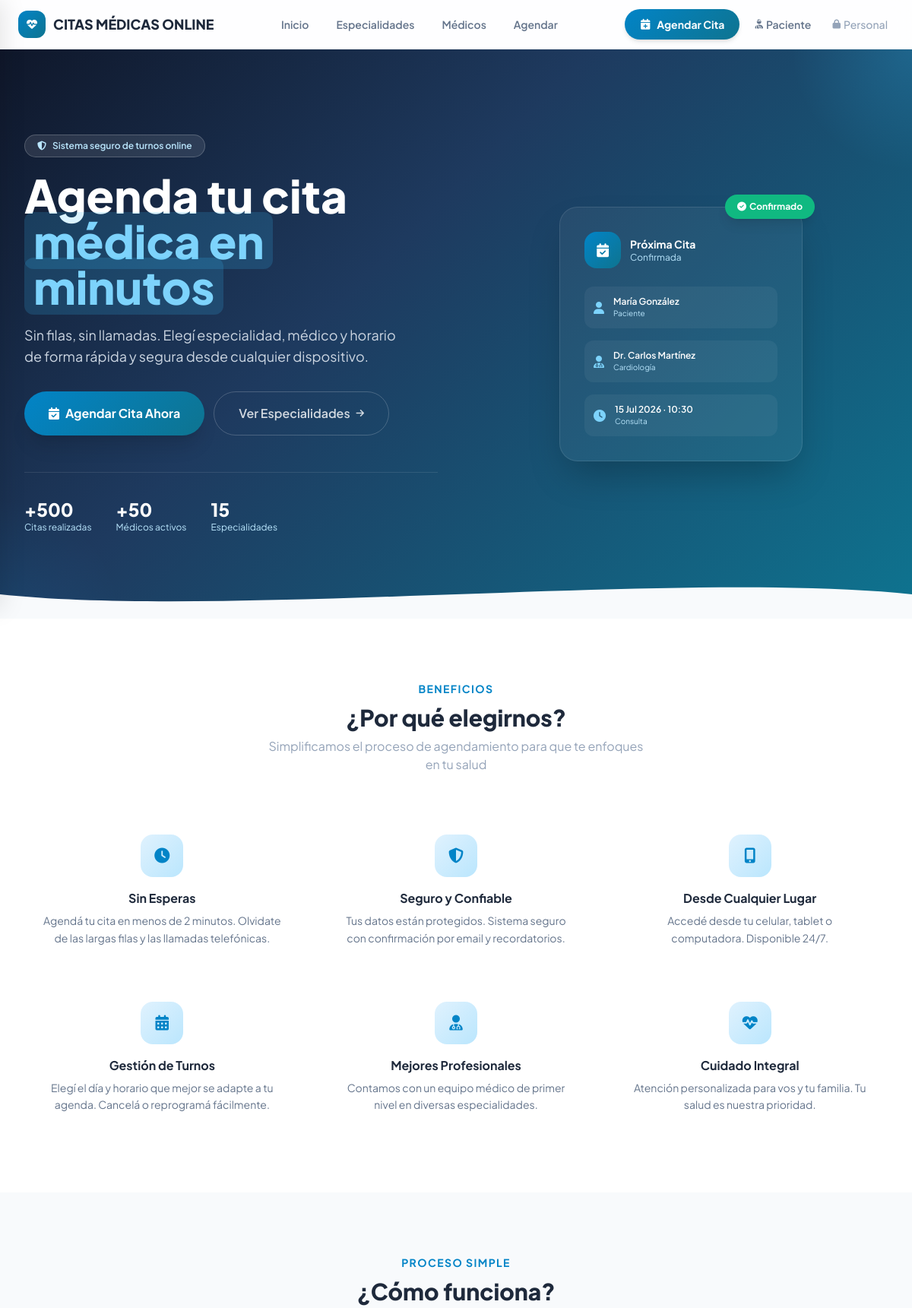
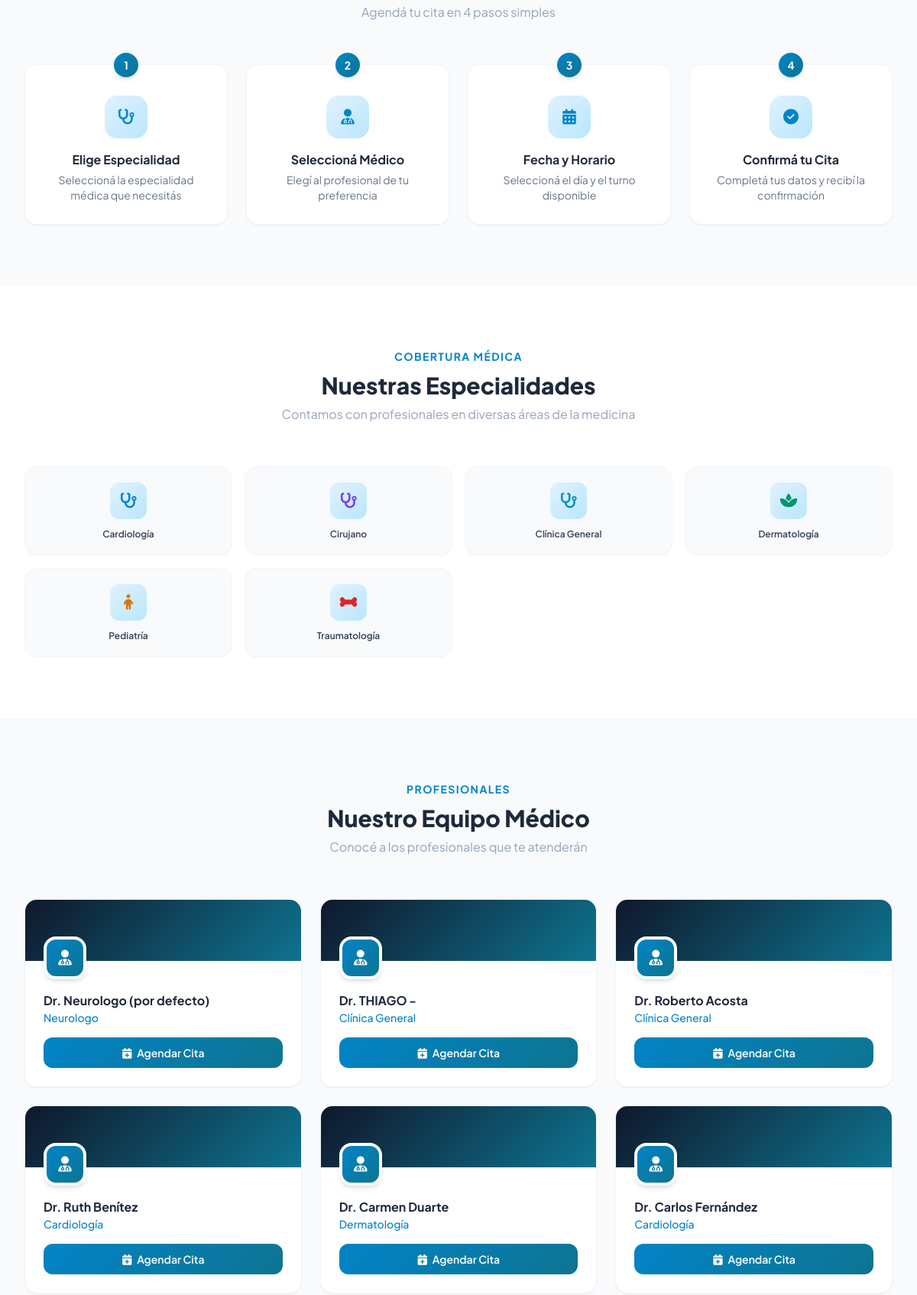
The page / (upper part) on the database its author committed (2 pictures, top to bottom).
### tables this page shows
CREATE TABLE IF NOT EXISTS `especialidades` (
  `id` int NOT NULL AUTO_INCREMENT,
  `nombre` varchar(120) NOT NULL,
  `icono` varchar(50) NOT NULL DEFAULT 'fa-stethoscope',
  `descripcion` text,
  `activo` tinyint(1) NOT NULL DEFAULT '1',
  `creado_en` timestamp NOT NULL DEFAULT CURRENT_TIMESTAMP,
  PRIMARY KEY (`id`)
);

CREATE TABLE IF NOT EXISTS `medicos` (
  `id` int NOT NULL AUTO_INCREMENT,
  `nombre` varchar(100) NOT NULL,
  `apellido` varchar(100) NOT NULL,
  `email` varchar(150) DEFAULT NULL,
  `telefono` varchar(30) DEFAULT NULL,
  `especialidad_id` int NOT NULL,
  `matricula` varchar(50) DEFAULT NULL,
  `descripcion` text,
  `disponible` tinyint(1) NOT NULL DEFAULT '1',
  `activo` tinyint(1) NOT NULL DEFAULT '1',
  `usuario_id` int DEFAULT NULL,
  `creado_en` timestamp NOT NULL DEFAULT CURRENT_TIMESTAMP,
  PRIMARY KEY (`id`),
  KEY `fk_medicos_especialidades` (`especialidad_id`),
  KEY `fk_medicos_usuarios` (`usuario_id`)
);

### controllers/CitaController.php (called while the page is built, shortened)
<?php
class CitaController
{
    private Medico $medicoModel;
    private Especialidad $espModel;
    public function __construct()
    {
        $this->medicoModel  = new Medico();
        $this->espModel     = new Especialidad();
    }
    public function home(): void
    {
        $especialidades = $this->espModel->obtenerTodas();
        $medicos        = $this->medicoModel->obtenerTodos();
        require_once __DIR__ . '/../views/public/home.php';
    }
}

### index.php (called while the page is built, shortened)
<?php
require_once __DIR__ . '/config/database.php';
require_once __DIR__ . '/models/Database.php';
require_once __DIR__ . '/models/Medico.php';
require_once __DIR__ . '/models/Especialidad.php';
require_once __DIR__ . '/controllers/CitaController.php';
$uri = parse_url($_SERVER['REQUEST_URI'], PHP_URL_PATH);
$base = '/clinica-san-luis';
if (strpos($uri, $base) === 0) {
    $uri = substr($uri, strlen($base));
}
resolverRuta($uri ?: '/');

### models/Database.php (called while the page is built)
<?php
class Database {
    private static $instance = null;
    private $pdo;
    private function __construct() {
        $dsn = "mysql:host=" . DB_HOST . ";dbname=" . DB_NAME . ";charset=" . DB_CHARSET;
        $options = [
            PDO::ATTR_ERRMODE            => PDO::ERRMODE_EXCEPTION,
            PDO::ATTR_DEFAULT_FETCH_MODE => PDO::FETCH_ASSOC,
            PDO::ATTR_EMULATE_PREPARES   => false,
        ];
        $this->pdo = new PDO($dsn, DB_USER, DB_PASS, $options);
        $tzNombre = date_default_timezone_get();
        try {
            $this->pdo->exec("SET time_zone = '{$tzNombre}'");
        } catch (\Throwable) {
            $offset = (new DateTime('now', new DateTimeZone($tzNombre)))->format('P');
            $this->pdo->exec("SET time_zone = '{$offset}'");
        }
    }
    public static function getInstance(): self {
        if (self::$instance === null) {
            self::$instance = new self();
        }
        return self::$instance;
    }
    public function getConnection(): PDO {
        return $this->pdo;
    }
}

### models/Especialidad.php (called while the page is built, shortened)
<?php
class Especialidad {
    private PDO $db;
    public function __construct() {
        $this->db = Database::getInstance()->getConnection();
    }
    public function obtenerTodas(): array {
        return $this->db->query("SELECT * FROM especialidades WHERE activo = 1 ORDER BY nombre ASC")->fetchAll();
    }
}

### models/Medico.php (called while the page is built, shortened)
<?php
class Medico {
    private PDO $db;
    public function __construct() {
        $this->db = Database::getInstance()->getConnection();
    }
    public function obtenerTodos(): array {
        return $this->db->query("SELECT m.*, e.nombre AS especialidad
            FROM medicos m JOIN especialidades e ON m.especialidad_id = e.id
            WHERE m.activo = 1 ORDER BY m.apellido ASC")->fetchAll();
    }
}

### views/public/home.php (the view, shortened to what this page needs)
<?php require_once __DIR__ . '/../layouts/header_public.php'; ?>
<section class="relative overflow-hidden"
         style="background:linear-gradient(135deg,#0f172a 0%,#1e3a5f 40%,#0e7490 100%)">
  <div class="absolute inset-0 overflow-hidden pointer-events-none">
    <div class="absolute -top-40 -right-40 w-80 h-80 rounded-full opacity-20"
         style="background:radial-gradient(circle,#38bdf8 0%,transparent 70%)"></div>
    <div class="absolute -bottom-40 -left-40 w-80 h-80 rounded-full opacity-10"
         style="background:radial-gradient(circle,#0ea5e9 0%,transparent 70%)"></div>
  </div>
  <div class="max-w-7xl mx-auto px-4 sm:px-6 lg:px-8 py-20 lg:py-28 relative">
    <div class="grid lg:grid-cols-2 gap-12 items-center">
      <div class="fade-up">
        <span class="inline-flex items-center gap-2 bg-white/10 border border-white/20 text-sky-200 text-xs font-semibold px-4 py-1.5 rounded-full mb-5">
          <i class="fas fa-shield-alt"></i> Sistema seguro de turnos online
        </span>
        <h1 class="text-4xl sm:text-5xl lg:text-6xl font-extrabold text-white leading-tight mb-5">
          Agenda tu cita<br>
          <mark style="background:rgba(56,189,248,0.18);color:#7dd3fc;padding:0 0.2em;border-radius:0.2em;-webkit-box-decoration-break:clone;box-decoration-break:clone">médica en minutos</mark>
        </h1>
        <p class="text-slate-300 text-lg mb-8 max-w-lg">
          Sin filas, sin llamadas. Elegí especialidad, médico y horario de forma rápida y segura desde cualquier dispositivo.
        </p>
        <div class="flex flex-wrap gap-3">
          <a href="<?= APP_URL ?>/agendar"
             class="inline-flex items-center gap-2 px-8 py-4 rounded-full text-base font-bold text-white shadow-xl hover:shadow-2xl transition-all hover:scale-105"
             style="background:linear-gradient(135deg,#0284c7,#0e7490)">
            <i class="fas fa-calendar-check"></i> Agendar Cita Ahora
          </a>
          <a href="#especialidades"
             class="inline-flex items-center gap-2 px-8 py-4 rounded-full text-base font-semibold text-white/80 border border-white/20 hover:bg-white/10 transition-all">
            Ver Especialidades <i class="fas fa-arrow-right text-xs"></i>
          </a>
        </div>
        <div class="flex items-center gap-8 mt-12 pt-8 border-t border-white/10">
          <div>
            <p class="text-2xl font-extrabold text-white">+500</p>
            <p class="text-sky-200 text-xs">Citas realizadas</p>
          </div>
          <div>
            <p class="text-2xl font-extrabold text-white">+50</p>
            <p class="text-sky-200 text-xs">Médicos activos</p>
          </div>
          <div>
            <p class="text-2xl font-extrabold text-white">15</p>
            <p class="text-sky-200 text-xs">Especialidades</p>
          </div>
        </div>
      </div>
      <div class="hidden lg:flex justify-center relative fade-up" style="animation-delay:.15s">
        <div class="relative">
          <div class="bg-white/5 backdrop-blur-xl rounded-3xl p-8 border border-white/10 shadow-2xl w-80">
            <div class="flex items-center gap-3 mb-6">
              <div class="w-12 h-12 rounded-2xl flex items-center justify-center"
                   style="background:linear-gradient(135deg,#0284c7,#0e7490)">
                <i class="fas fa-calendar-check text-white text-lg"></i>
              </div>
              <div>
                <p class="text-white font-bold text-sm">Próxima Cita</p>
                <p class="text-sky-200 text-xs">Confirmada</p>
              </div>
            </div>
            <div class="space-y-4">
              <div class="flex items-center gap-3 p-3 rounded-xl bg-white/5">
                <i class="fas fa-user text-sky-300"></i>
                <div>
                  <p class="text-white text-xs font-semibold">María González</p>
                  <p class="text-sky-200 text-[10px]">Paciente</p>
                </div>
              </div>
              <div class="flex items-center gap-3 p-3 rounded-xl bg-white/5">
                <i class="fas fa-user-md text-sky-300"></i>
                <div>
                  <p class="text-white text-xs font-semibold">Dr. Carlos Martínez</p>
                  <p class="text-sky-200 text-[10px]">Cardiología</p>
                </div>
              </div>
              <div class="flex items-center gap-3 p-3 rounded-xl bg-white/5">
                <i class="fas fa-clock text-sky-300"></i>
                <div>
                  <p class="text-white text-xs font-semibold">15 Jul 2026 · 10:30</p>
                  <p class="text-sky-200 text-[10px]">Consulta</p>
                </div>
              </div>
            </div>
          </div>
          <div class="absolute -top-4 -right-4 bg-emerald-500 rounded-full px-4 py-2 shadow-lg">
            <p class="text-white text-xs font-bold flex items-center gap-1">
              <i class="fas fa-check-circle"></i> Confirmado
            </p>
          </div>
        </div>
      </div>
    </div>
  </div>
  <div class="absolute bottom-0 left-0 right-0 leading-none">
    <svg viewBox="0 0 1200 80" preserveAspectRatio="none" class="w-full h-12 md:h-16 fill-slate-50">
      <path d="M0,40 C300,80 900,0 1200,40 L1200,80 L0,80 Z"/>
    </svg>
  </div>
</section>
<section class="py-20 bg-white">
  <div class="max-w-7xl mx-auto px-4 sm:px-6 lg:px-8">
    <div class="text-center mb-14 fade-up">
      <span class="text-sky-600 font-bold text-sm tracking-widest uppercase">Beneficios</span>
      <h2 class="text-3xl font-extrabold text-slate-800 mt-2">¿Por qué elegirnos?</h2>
      <p class="text-slate-400 mt-2 max-w-lg mx-auto">Simplificamos el proceso de agendamiento para que te enfoques en tu salud</p>
    </div>
    <div class="grid grid-cols-1 sm:grid-cols-2 lg:grid-cols-3 gap-6">
      <?php
      $benefits = [
        ['fa-clock', 'Sin Esperas', 'Agendá tu cita en menos de 2 minutos. Olvidate de las largas filas y las llamadas telefónicas.'],
        ['fa-shield-alt', 'Seguro y Confiable', 'Tus datos están protegidos. Sistema seguro con confirmación por email y recordatorios.'],
        ['fa-mobile-alt', 'Desde Cualquier Lugar', 'Accedé desde tu celular, tablet o computadora. Disponible 24/7.'],
        ['fa-calendar-alt', 'Gestión de Turnos', 'Elegí el día y horario que mejor se adapte a tu agenda. Cancelá o reprogramá fácilmente.'],
        ['fa-user-md', 'Mejores Profesionales', 'Contamos con un equipo médico de primer nivel en diversas especialidades.'],
        ['fa-heartbeat', 'Cuidado Integral', 'Atención personalizada para vos y tu familia. Tu salud es nuestra prioridad.'],
      ];
      foreach ($benefits as $b): ?>
      <div class="card p-6 text-center hover:shadow-lg transition-all duration-200 fade-up group">
        <div class="w-14 h-14 rounded-2xl flex items-center justify-center mx-auto mb-4 transition-colors group-hover:bg-sky-100"
             style="background:linear-gradient(135deg,#e0f2fe,#bae6fd)">
          <i class="fas <?= $b[0] ?> text-sky-600 text-xl"></i>
        </div>
        <h3 class="font-bold text-slate-800 mb-1.5"><?= $b[1] ?></h3>
        <p class="text-slate-500 text-sm leading-relaxed"><?= $b[2] ?></p>
      </div>
      <?php endforeach; ?>
    </div>
  </div>
</section>
<section class="py-20 bg-slate-50">
  <div class="max-w-7xl mx-auto px-4 sm:px-6 lg:px-8">
    <div class="text-center mb-14 fade-up">
      <span class="text-sky-600 font-bold text-sm tracking-widest uppercase">Proceso simple</span>
      <h2 class="text-3xl font-extrabold text-slate-800 mt-2">¿Cómo funciona?</h2>
      <p class="text-slate-400 mt-2">Agendá tu cita en 4 pasos simples</p>
    </div>
    <div class="grid grid-cols-1 sm:grid-cols-2 lg:grid-cols-4 gap-6">
      <?php
      $pasos = [
        ['fa-stethoscope', '1', 'Elige Especialidad', 'Seleccioná la especialidad médica que necesitás'],
        ['fa-user-md',     '2', 'Seleccioná Médico',  'Elegí al profesional de tu preferencia'],
        ['fa-calendar-alt','3', 'Fecha y Horario',    'Seleccioná el día y el turno disponible'],
        ['fa-check-circle','4', 'Confirmá tu Cita',   'Completá tus datos y recibí la confirmación'],
      ];
      foreach ($pasos as $paso): ?>
      <div class="bg-white rounded-2xl p-7 border border-slate-100 shadow-sm text-center relative fade-up card-hover">
        <div class="absolute -top-4 left-1/2 -translate-x-1/2">
          <div class="w-8 h-8 rounded-full text-white text-sm font-bold flex items-center justify-center shadow-md"
               style="background:linear-gradient(135deg,#0284c7,#0e7490)">
            <?= $paso[1] ?>
          </div>
        </div>
        <div class="w-14 h-14 rounded-2xl flex items-center justify-center mx-auto mb-4 mt-3"
             style="background:linear-gradient(135deg,#e0f2fe,#bae6fd)">
          <i class="fas <?= $paso[0] ?> text-sky-600 text-xl"></i>
        </div>
        <h3 class="font-bold text-slate-800 mb-1 text-base"><?= $paso[2] ?></h3>
        <p class="text-slate-500 text-sm"><?= $paso[3] ?></p>
      </div>
      <?php endforeach; ?>
    </div>
  </div>
</section>
<?php if (!empty($especialidades)): ?>
<section id="especialidades" class="py-20 bg-white">
  <div class="max-w-7xl mx-auto px-4 sm:px-6 lg:px-8">
    <div class="text-center mb-14 fade-up">
      <span class="text-sky-600 font-bold text-sm tracking-widest uppercase">Cobertura médica</span>
      <h2 class="text-3xl font-extrabold text-slate-800 mt-2">Nuestras Especialidades</h2>
      <p class="text-slate-400 mt-2">Contamos con profesionales en diversas áreas de la medicina</p>
    </div>
    <div class="grid grid-cols-2 sm:grid-cols-3 lg:grid-cols-4 xl:grid-cols-6 gap-4">
      <?php
      $espColors = ['#0284c7','#7c3aed','#0891b2','#059669','#d97706','#dc2626'];
      $idx = 0;
      foreach ($especialidades as $esp):
        $color = $espColors[$idx % 6]; $idx++;
      ?>
      <a href="<?= APP_URL ?>/agendar?especialidad_id=<?= $esp['id'] ?>"
         class="bg-slate-50 hover:bg-sky-50 border border-slate-100 hover:border-sky-200 rounded-2xl p-5 text-center transition-all duration-200 group">
        <div class="w-12 h-12 rounded-xl flex items-center justify-center mx-auto mb-3"
             style="background:linear-gradient(135deg,#e0f2fe,#bae6fd)">
          <i class="fas <?= htmlspecialchars($esp['icono'] ?? 'fa-stethoscope') ?> text-xl" style="color:<?= $color ?>"></i>
        </div>
        <p class="font-semibold text-slate-700 text-xs leading-tight"><?= htmlspecialchars($esp['nombre']) ?></p>
      </a>
      <?php endforeach; ?>
    </div>
  </div>
</section>
<?php endif; ?>
<?php if (!empty($medicos)): ?>
<section id="medicos" class="py-20 bg-slate-50">
  <div class="max-w-7xl mx-auto px-4 sm:px-6 lg:px-8">
    <div class="text-center mb-14 fade-up">
      <span class="text-sky-600 font-bold text-sm tracking-widest uppercase">Profesionales</span>
      <h2 class="text-3xl font-extrabold text-slate-800 mt-2">Nuestro Equipo Médico</h2>
      <p class="text-slate-400 mt-2">Conocé a los profesionales que te atenderán</p>
    </div>
    <div class="grid grid-cols-1 sm:grid-cols-2 lg:grid-cols-3 gap-6">
      <?php foreach (array_slice($medicos, 0, 6) as $m): ?>
      <div class="bg-white rounded-2xl shadow-sm border border-slate-100 overflow-hidden card-hover fade-up">
        <div class="h-20 relative" style="background:linear-gradient(135deg,#0f172a,#0e7490)">
          <div class="absolute -bottom-6 left-6">
            <div class="w-14 h-14 rounded-2xl border-4 border-white flex items-center justify-center text-white text-xl shadow-md"
                 style="background:linear-gradient(135deg,#0284c7,#0e7490)">
              <i class="fas fa-user-md"></i>
            </div>
          </div>
        </div>
        <div class="pt-10 px-6 pb-6">
          <h3 class="font-bold text-slate-800">Dr. <?= htmlspecialchars($m['nombre'] . ' ' . $m['apellido']) ?></h3>
          <p class="text-sky-600 text-sm font-medium mb-4"><?= htmlspecialchars($m['especialidad'] ?? '') ?></p>
          <a href="<?= APP_URL ?>/agendar?medico_id=<?= $m['id'] ?>&especialidad_id=<?= $m['especialidad_id'] ?>"
             class="block w-full text-center py-2.5 rounded-xl text-sm font-semibold text-white transition-all"
             style="background:linear-gradient(135deg,#0284c7,#0e7490)">
            <i class="fas fa-calendar-plus mr-1.5"></i>Agendar Cita
          </a>
        </div>
      </div>
      <?php endforeach; ?>
    </div>
  </div>
</section>
<?php endif; ?>
<?php require_once __DIR__ . '/../layouts/footer.php'; ?>

### rows shown on the page
especialidades: nombre "Cardiología"
especialidades: nombre "Cirujano"
especialidades: nombre "Clínica General"
especialidades: nombre "Dermatología"
especialidades: nombre "Pediatría"
especialidades: nombre "Traumatología"
medicos: nombre+apellido "Neurologo (por defecto)", especialidad.nombre "Neurologo"
medicos: nombre+apellido "THIAGO -", especialidad.nombre "Clínica General"
medicos: nombre+apellido "Roberto Acosta", especialidad.nombre "Clínica General"
medicos: nombre+apellido "Ruth Benítez", especialidad.nombre "Cardiología"
medicos: nombre+apellido "Carmen Duarte", especialidad.nombre "Dermatología"
medicos: nombre+apellido "Carlos Fernández", especialidad.nombre "Cardiología"

### other values the page prints
APP_NAME "CITAS MÉDICAS ONLINE"
$b[1] "Sin Esperas"
$b[2] "Agendá tu cita en menos de 2 minutos. Olvidate de las largas filas y las llamadas telefónicas."
$b[1] "Seguro y Confiable"
$b[2] "Tus datos están protegidos. Sistema seguro con confirmación por email y recordatorios."
$b[1] "Desde Cualquier Lugar"
$b[2] "Accedé desde tu celular, tablet o computadora. Disponible 24/7."
$b[1] "Gestión de Turnos"
$b[2] "Elegí el día y horario que mejor se adapte a tu agenda. Cancelá o reprogramá fácilmente."
$b[1] "Mejores Profesionales"
$b[2] "Contamos con un equipo médico de primer nivel en diversas especialidades."
$b[1] "Cuidado Integral"
$b[2] "Atención personalizada para vos y tu familia. Tu salud es nuestra prioridad."
$paso[1] "1"
$paso[2] "Elige Especialidad"
